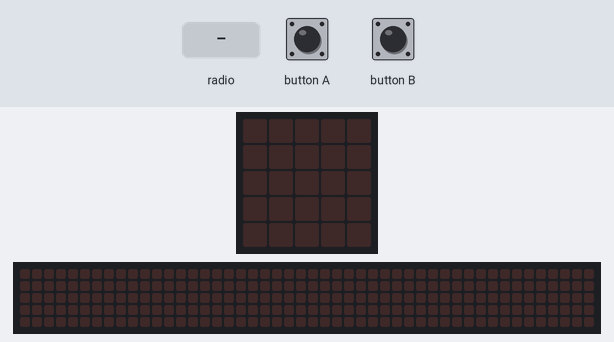
The program below on a simulated BBC micro:bit running MicroPython. On the bench: the board's 5×5 LED display, a strip that is not on the board, showing the scrolling text unrolled. The test bench sets the inputs (shaded band). No radio messages arrive unless stated (any console line starting 'radio sent:' is added by the test bench); the 48×5 strip is a reading aid, not a part: it shows the text the display is scrolling, unrolled, one strip-width of it at a time; what the program prints to the serial console is not drawn.

Above: at 1.2 s.
1.3 s: radio message "1" arrives
At 1.37 s:
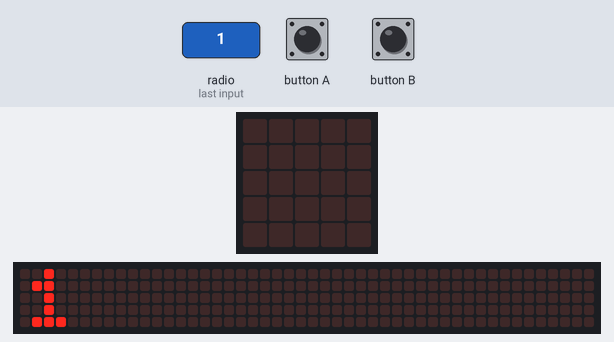
At 1.82 s:
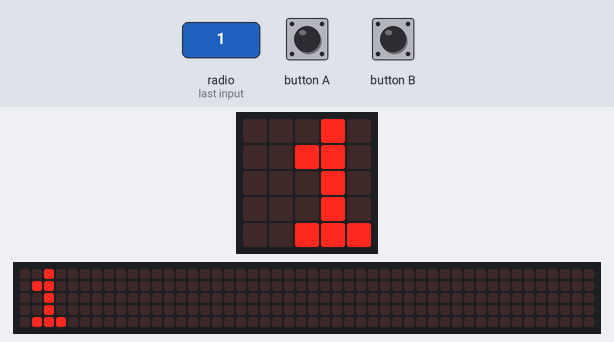
4.3 s: button A pressed for 0.15 s
5.9 s: button B pressed for 0.15 s
7.5 s: button B pressed for 1 s
Timing chart, 0 to 10.5 s (numbered marks = the images above; inputs shaded):
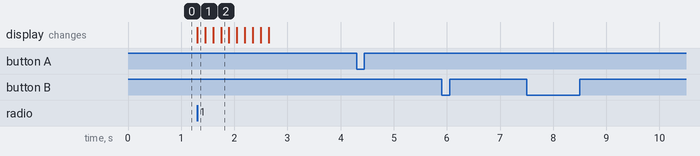

The program:

main.py
```python
from microbit import *
from machine import *
import radio


i = 0
j = 0
k = 0


radio.on()
radio.config(channel=6)

while True:
    if button_a.was_pressed():
        j += 1

    if button_b.was_pressed():
        j -= 1

    if(j >= 100):
        j = 0

    if(j < 0):
        j = 99

    if(j != k):
        radio.send(str(j))

    k = j

    i = radio.receive()
    if(i):
        display.scroll(i)
```

Measured:
- after the input at 1.3 s, the display: changes at once (image 1)
- after the input at 4.3 s, every drawn part: stays the same
- after the input at 5.9 s, every drawn part: stays the same
- after the input at 7.5 s, every drawn part: stays the same
